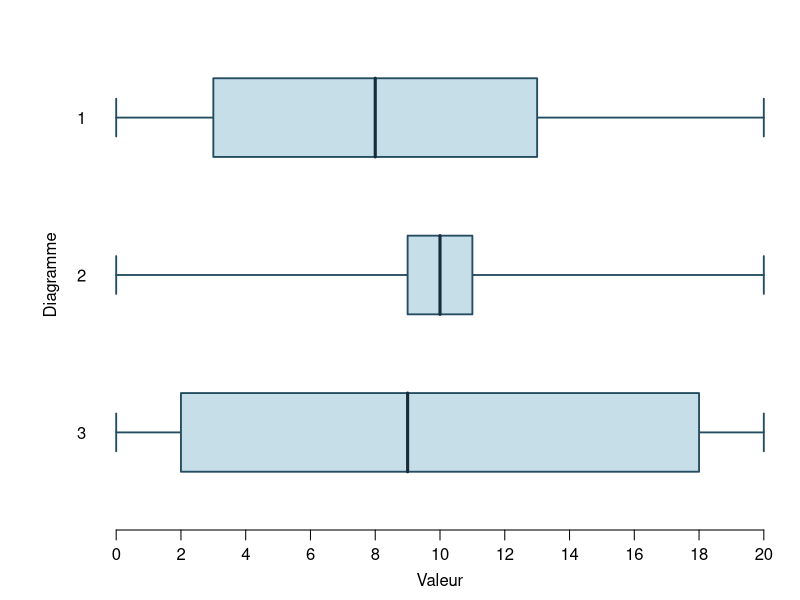
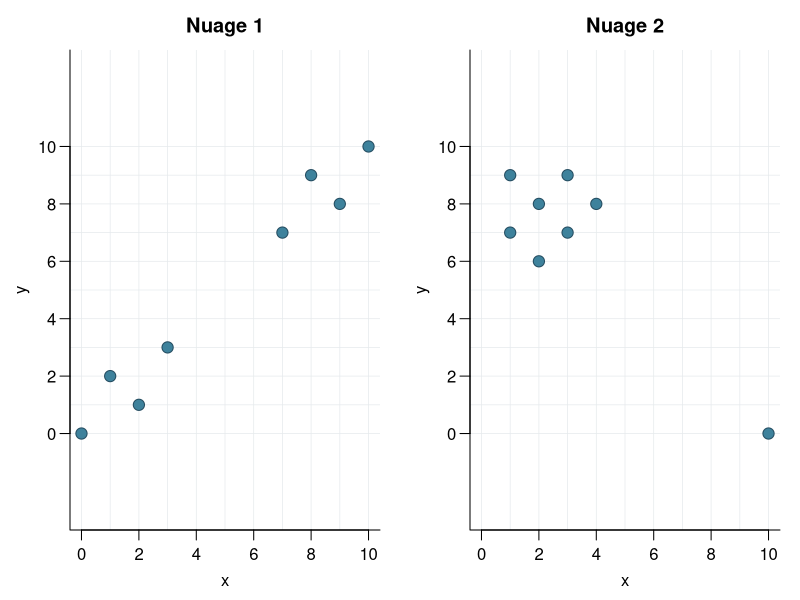

These charts were generated, in order, by the following R code:
## ---- chunk 1
#| label: quartiles-menu-solution
#| echo: false
#| message: false
#| warning: false
#| fig-width: 9
#| fig-height: 5.5
#| dpi: 200
#| fig-cap: "Une solution possible en trois diagrammes."
#| fig-alt: "Trois diagrammes sur une même échelle de 0 à 20. Diagramme 1 : 0, 3, 8, 13, 20. Diagramme 2 : 0, 9, 10, 11, 20. Diagramme 3 : 0, 2, 9, 18, 20."
resumes_menu <- rbind(c(0, 3, 8, 13, 20),
                      c(0, 9, 10, 11, 20),
                      c(0, 2, 9, 18, 20))
par(mar = c(3.5, 5, 1, 1), mgp = c(2, 0.7, 0), family = "sans")
plot.new()
plot.window(xlim = c(-0.5, 20.5), ylim = c(0.5, 3.5), xaxs = "i")
for (i in 1:3) {
  s <- resumes_menu[i, ]
  position <- 4 - i
  segments(s[1], position, s[2], position, col = "#244C60", lwd = 1.8)
  segments(s[4], position, s[5], position, col = "#244C60", lwd = 1.8)
  segments(c(s[1], s[5]), position - 0.12,
           c(s[1], s[5]), position + 0.12, col = "#244C60", lwd = 1.8)
  rect(s[2], position - 0.25, s[4], position + 0.25,
       col = "#C5DEE8", border = "#244C60", lwd = 1.8)
  segments(s[3], position - 0.25, s[3], position + 0.25,
           col = "#172B3A", lwd = 3)
}
axis(1, at = seq(0, 20, 2))
axis(2, at = 3:1, labels = c("1", "2", "3"), las = 1, tick = FALSE)
title(xlab = "Valeur", ylab = "Diagramme")
## ---- chunk 2
#| label: nuages-menu-solution
#| echo: false
#| message: false
#| warning: false
#| fig-width: 10
#| fig-height: 5
#| dpi: 200
#| fig-keep: last
#| fig-cap: "Une solution possible avec deux nuages de huit points."
#| fig-alt: "Deux nuages sur les mêmes échelles de 0 à 10. Le premier montre deux regroupements le long d’une tendance croissante, séparés en x. Le second comporte sept points regroupés en haut à gauche, certains avec des x répétés, et un point isolé en (10,0)."
nuages_menu <- list(
  `Nuage 1` = data.frame(x = c(0, 1, 2, 3, 7, 8, 9, 10),
                        y = c(0, 2, 1, 3, 7, 9, 8, 10)),
  `Nuage 2` = data.frame(x = c(1, 1, 2, 2, 3, 3, 4, 10),
                        y = c(7, 9, 8, 6, 7, 9, 8, 0))
)
stopifnot(all(vapply(nuages_menu, nrow, integer(1)) == 8L))
stopifnot(cor(nuages_menu[[1]]$x, nuages_menu[[1]]$y) > 0)
stopifnot(cor(nuages_menu[[2]]$x, nuages_menu[[2]]$y) < 0)
par(mfrow = c(1, 2), mar = c(3.5, 3.5, 2.5, 1),
    mgp = c(2, 0.7, 0), family = "sans")
for (nom in names(nuages_menu)) {
  plot(nuages_menu[[nom]], xlim = c(0, 10), ylim = c(0, 10),
       xaxs = "r", yaxs = "r", asp = 1, axes = FALSE,
       main = nom, xlab = "x", ylab = "y", type = "n")
  abline(h = 0:10, v = 0:10, col = "#E5E9EC", lwd = 0.7)
  points(nuages_menu[[nom]], pch = 21, bg = "#3E829C",
         col = "#244C60", cex = 1.5)
  axis(1, at = seq(0, 10, 2))
  axis(2, at = seq(0, 10, 2), las = 1)
  box(bty = "l")
}
